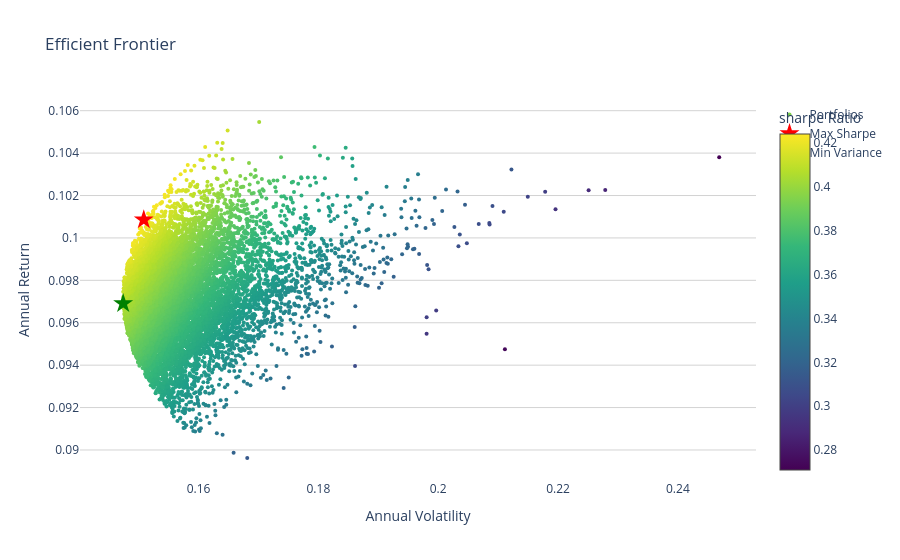

Notebook code for this chart:
### Code cell
fig = go.Figure()
fig.add_trace(go.Scatter(
    x=portfolio_df["Volatility"],
    y=portfolio_df["Return"],
    mode="markers",
    marker=dict(
        color=portfolio_df["Sharpe"],
        colorscale="Viridis",
        showscale=True,
        colorbar=dict(title="sharpe Ratio"),
        size=4
    ),
    customdata=portfolio_df[tickers].values,
    hovertemplate="Return: %{y:.2%}<br>Volatility: %{x:.2%}<br>KO: %{customdata[0]:.2%}<br>JNJ: %{customdata[1]:.2%}<br>XOM: %{customdata[2]:.2%}<br>PG: %{customdata[3]:.2%}<br>T: %{customdata[4]:.2%}",
    name="Portfolios"
))
#Trace 2 = Max Sharpe
fig.add_trace(go.Scatter(
    x=[max_sharpe_port["Volatility"]],
    y=[max_sharpe_port["Return"]],
    mode="markers",
    marker=dict(color="red", size=15, symbol="star"),
    name="Max Sharpe",
    customdata=[max_sharpe_port[tickers].values],
    hovertemplate="Return: %{y:.2%}<br>Volatility: %{x:.2%}<br>KO: %{customdata[0]:.2%}<br>JNJ: %{customdata[1]:.2%}<br>XOM: %{customdata[2]:.2%}<br>PG: %{customdata[3]:.2%}<br>T: %{customdata[4]:.2%}",    
))

#Trace 3 = Min Variance
fig.add_trace(go.Scatter(
    x=[min_vol_port["Volatility"]],
    y=[min_vol_port["Return"]],
    mode="markers",
    marker=dict(color="green", size=15, symbol="star"),
    name="Min Variance",
    customdata=[min_vol_port[tickers].values],
    hovertemplate="Return: %{y:.2%}<br>Volatility: %{x:.2%}<br>KO: %{customdata[0]:.2%}<br>JNJ: %{customdata[1]:.2%}<br>XOM: %{customdata[2]:.2%}<br>PG: %{customdata[3]:.2%}<br>T: %{customdata[4]:.2%}",    
))
fig.update_layout(
    title="Efficient Frontier",
    xaxis_title="Annual Volatility",
    yaxis_title="Annual Return",
    plot_bgcolor="white",
    yaxis=dict(gridcolor="lightgrey")
)
fig.show()

### Figure 1 — Plotly figure (JSON) as saved in the notebook; plotly's stock layout.template omitted (floating-point values rounded to 4 significant figures; data arrays with more than 128 entries replaced by an {"elided": "..."} marker saying what was removed)
{"data": [{"customdata": {"elided": "10000x5 float values"}, "hovertemplate": "Return: %{y:.2%}<br>Volatility: %{x:.2%}<br>KO: %{customdata[0]:.2%}<br>JNJ: %{customdata[1]:.2%}<br>XOM: %{customdata[2]:.2%}<br>PG: %{customdata[3]:.2%}<br>T: %{customdata[4]:.2%}", "marker": {"color": {"elided": "10000 float values"}, "colorbar": {"title": {"text": "sharpe Ratio"}}, "colorscale": [[0, "#440154"], [0.1111, "#482878"], [0.2222, "#3e4989"], [0.3333, "#31688e"], [0.4444, "#26828e"], [0.5556, "#1f9e89"], [0.6667, "#35b779"], [0.7778, "#6ece58"], [0.8889, "#b5de2b"], [1, "#fde725"]], "showscale": true, "size": 4}, "mode": "markers", "name": "Portfolios", "type": "scatter", "x": {"elided": "10000 float values"}, "y": {"elided": "10000 float values"}}, {"customdata": [[0.4599, 0.2469, 0.04901, 0.1131, 0.131]], "hovertemplate": "Return: %{y:.2%}<br>Volatility: %{x:.2%}<br>KO: %{customdata[0]:.2%}<br>JNJ: %{customdata[1]:.2%}<br>XOM: %{customdata[2]:.2%}<br>PG: %{customdata[3]:.2%}<br>T: %{customdata[4]:.2%}", "marker": {"color": "red", "size": 15, "symbol": "star"}, "mode": "markers", "name": "Max Sharpe", "type": "scatter", "x": [0.1509], "y": [0.1009]}, {"customdata": [[0.2912, 0.2452, 0.2586, 0.1074, 0.09755]], "hovertemplate": "Return: %{y:.2%}<br>Volatility: %{x:.2%}<br>KO: %{customdata[0]:.2%}<br>JNJ: %{customdata[1]:.2%}<br>XOM: %{customdata[2]:.2%}<br>PG: %{customdata[3]:.2%}<br>T: %{customdata[4]:.2%}", "marker": {"color": "green", "size": 15, "symbol": "star"}, "mode": "markers", "name": "Min Variance", "type": "scatter", "x": [0.1474], "y": [0.09691]}], "layout": {"plot_bgcolor": "white", "title": {"text": "Efficient Frontier"}, "xaxis": {"title": {"text": "Annual Volatility"}}, "yaxis": {"gridcolor": "lightgrey", "title": {"text": "Annual Return"}}}}
